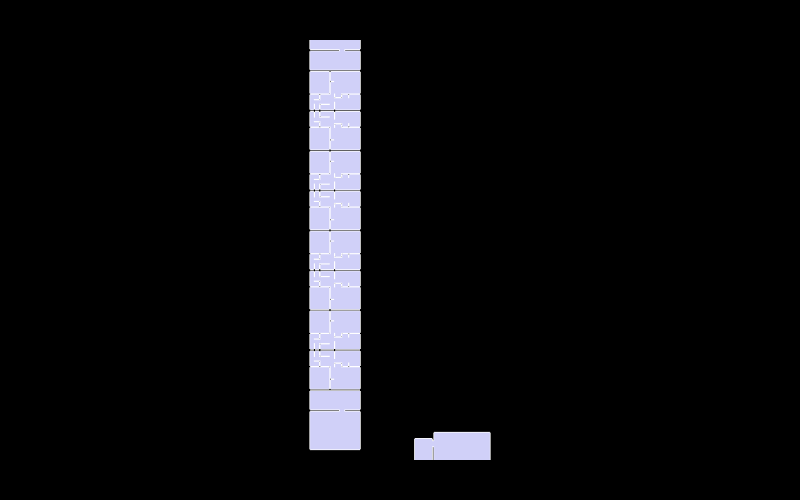

The notebook cell this image was saved under:
### Code cell
# L2 — show original room faces + bounding rectangle outline
Topology.Show(plan_l2_cluster, #plan_l2,
              camera=[0,0,6],
              faceColor=[210,210,250],
              faceOpacity=1,
              edgeColor='white',
              edgeWidth=3,
              showVertices=False,
              backgroundColor='black',
              width=800,
              height=500,
              renderer=renderer)

### Figure 1 — Plotly figure (JSON) as saved in the notebook; plotly's stock layout.template omitted (floating-point values rounded to 4 significant figures; data arrays with more than 128 entries replaced by an {"elided": "..."} marker saying what was removed)
{"data": [{"hoverinfo": "text", "hovertext": {"elided": "1284 str values"}, "legendgroup": "2", "legendrank": 2, "line": {"color": "#FFFFFF", "width": 3}, "mode": "lines", "name": "1: Untitled (Edges)", "showlegend": false, "type": "scatter3d", "x": {"elided": "1284 float values"}, "y": {"elided": "1284 float values"}, "z": {"elided": "1284 int values"}}, {"cmax": 1, "cmin": 0, "color": "#D2D2FA", "colorscale": [[0, "#440154"], [0.1111, "#482878"], [0.2222, "#3e4989"], [0.3333, "#31688e"], [0.4444, "#26828e"], [0.5556, "#1f9e89"], [0.6667, "#35b779"], [0.7778, "#6ece58"], [0.8889, "#b5de2b"], [1, "#fde725"]], "flatshading": true, "hoverinfo": "text", "hovertext": "", "i": {"elided": "390 int values"}, "j": {"elided": "390 int values"}, "k": {"elided": "390 int values"}, "legendgroup": "3", "legendrank": 3, "lighting": {"facenormalsepsilon": 0}, "name": "1: Untitled (Faces)", "opacity": 1, "showlegend": false, "showscale": false, "text": "", "type": "mesh3d", "x": {"elided": "428 float values"}, "y": {"elided": "428 float values"}, "z": {"elided": "428 int values"}}], "layout": {"autosize": true, "height": 500, "margin": {"b": 40, "l": 40, "r": 40, "t": 40}, "paper_bgcolor": "#000000", "plot_bgcolor": "#000000", "scene": {"aspectmode": "data", "camera": {"center": {"x": 0, "y": 0, "z": 0}, "eye": {"x": 0, "y": 0, "z": 6}, "projection": {"type": "perspective"}, "up": {"x": 0, "y": 0, "z": 1}}, "xaxis": {"visible": false}, "yaxis": {"visible": false}, "zaxis": {"visible": false}}, "showlegend": true, "width": 800, "xaxis": {"showgrid": false, "visible": false, "zeroline": false}, "yaxis": {"showgrid": false, "visible": false, "zeroline": false}}}
